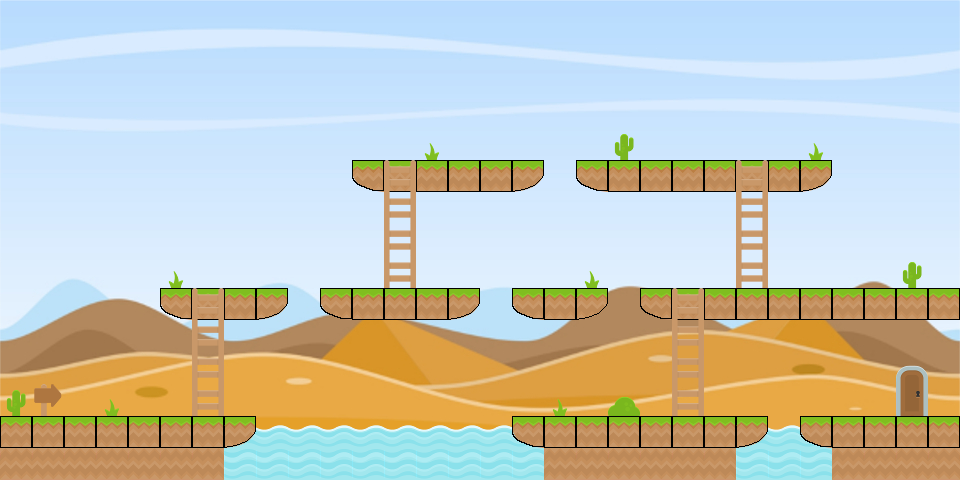

A level layout from a 2D game, rendered from its tile map. Below: a short description, then the map file with tile-grid data replaced by summaries:
An orthogonal 30x15 tile map with 32x32 px tiles, 7 tile layers (background, water, ice, unblocked, ...), 4 tilesets.

<map version="1.0" orientation="orthogonal" renderorder="right-down" width="30" height="15" tilewidth="32" tileheight="32" nextobjectid="8">
 <tileset firstgid="1" name="spritesheet_tiles" tilewidth="32" tileheight="32" tilecount="128" columns="8">
  <image source="../spritesheets/spritesheet_tiles.png" trans="ff00ff" width="256" height="512" />
 </tileset>
 <tileset firstgid="129" name="spritesheet_ground2" tilewidth="32" tileheight="32" tilecount="128" columns="8">
  <image source="../spritesheets/spritesheet_ground2.png" trans="ff00ff" width="256" height="512" />
 </tileset>
 <tileset firstgid="257" name="spritesheet_items" tilewidth="32" tileheight="32" tilecount="32" columns="8">
  <image source="../spritesheets/spritesheet_items.png" trans="ff00ff" width="256" height="128" />
 </tileset>
 <tileset firstgid="289" name="newdesert" tilewidth="32" tileheight="32" tilecount="450" columns="30">
  <image source="../backgrounds/newdesert.jpg" trans="ff00ff" width="960" height="480" />
 </tileset>
 <layer name="background" width="30" height="15">
  <data>[450 cells, 450 non-empty, 450 distinct tile ids]</data>
 </layer>
 <layer name="water" width="30" height="15">
  <data>[450 cells, 22 non-empty, 2 distinct tile ids]</data>
 </layer>
 <layer name="ice" width="30" height="15">
  <data>[450 cells, 0 non-empty, 0 distinct tile ids]</data>
 </layer>
 <layer name="unblocked" width="30" height="15">
  <data>[450 cells, 14 non-empty, 4 distinct tile ids]</data>
 </layer>
 <layer name="blocked" width="30" height="15">
  <data>[450 cells, 75 non-empty, 5 distinct tile ids]</data>
 </layer>
 <layer name="ladder" width="30" height="15">
  <data>[450 cells, 16 non-empty, 2 distinct tile ids]</data>
 </layer>
 <layer name="door" width="30" height="15">
  <data>[450 cells, 2 non-empty, 2 distinct tile ids]</data>
 </layer>
</map>
